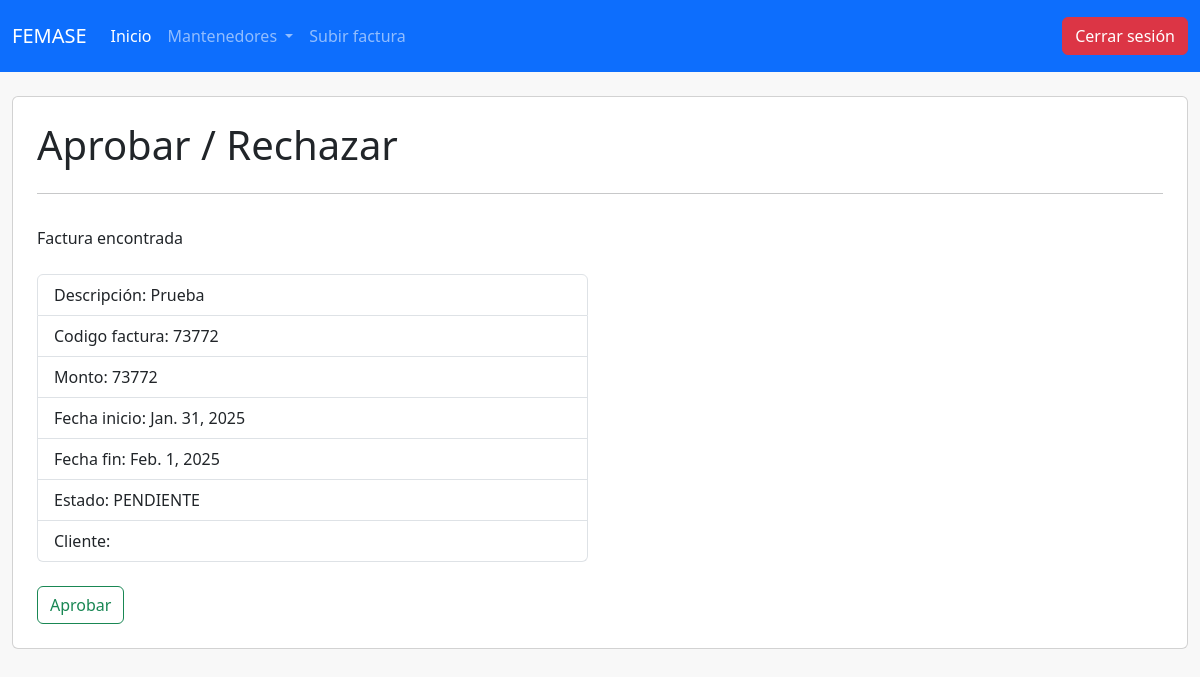
Screenshot of /estadofactura/73772 (signed in) with the database file from the repository.
### mantenedorClientes/models.py (models this page shows)
class Factura(models.Model):
    descripcion = models.CharField(max_length=60)
    codFactura = models.IntegerField(unique=True)
    monto = models.IntegerField()
    fechaInicio = models.DateField()
    fechaFin = models.DateField()
    estado = models.CharField(max_length=20, choices=estados)
    cliente = models.ForeignKey(Cliente, on_delete=models.CASCADE)

### mantenedorClientes/views.py (the view)
# urls.py: path('estadofactura/<int:abono>', views.aprobarRechazarFactura, name="aprobarRechazar"),
@login_required(login_url="/")
def aprobarRechazarFactura(request, abono):
    factura = Factura.objects.filter(monto=abono, estado="PENDIENTE").values()
    return render(request, 'adminTemp/aprobarFacturas.html', {'factura': factura})

### mantenedorClientes/templates/adminTemp/aprobarFacturas.html (shortened to what this page needs)
{% extends 'base.html' %}
{% block content %}
<div class="container-fluid my-4">
    <div class="card p-4 mt-4">
        <div class="d-flex">
            <div class="display-6 flex-fill">Aprobar / Rechazar</div>
        </div>
        <hr class="mt-4 mb-2" />
        <div class="row">
            {% for dato in factura %}
            <div class="col-6">
                <p class="my-4">Factura encontrada</p>
                <ul class="list-group">
                    <li class="list-group-item">Descripción: {{ dato.descripcion }}</li>
                    <li class="list-group-item">Codigo factura: {{ dato.codFactura }}</li>
                    <li class="list-group-item">Monto: {{ dato.monto }}</li>
                    <li class="list-group-item">Fecha inicio: {{ dato.fechaInicio }}</li>
                    <li class="list-group-item">Fecha fin: {{ dato.fechaFin }}</li>
                    <li class="list-group-item">Estado: {{ dato.estado }}</li>
                    <li class="list-group-item">Cliente: {{ dato.cliente.nombreCliente }}</li>
                </ul>
                <form action="{% url 'cambioEstado' dato.id %}" method="post">
                    <div class="mt-4">
                        <button class="btn btn-outline-success">Aprobar</a>
                    </div>
                </form>
            </div>
            {% endfor %}
        </div>
    </div>
</div>
{% endblock %}

### mantenedorClientes/templates/base.html (style rules this page uses)
body { background-color: #F8F8F8; }

### rows the page displays
Factura: descripcion "Prueba", codFactura "73772", monto "73772", fechaInicio "Jan. 31, 2025", fechaFin "Feb. 1, 2025", estado "PENDIENTE"
